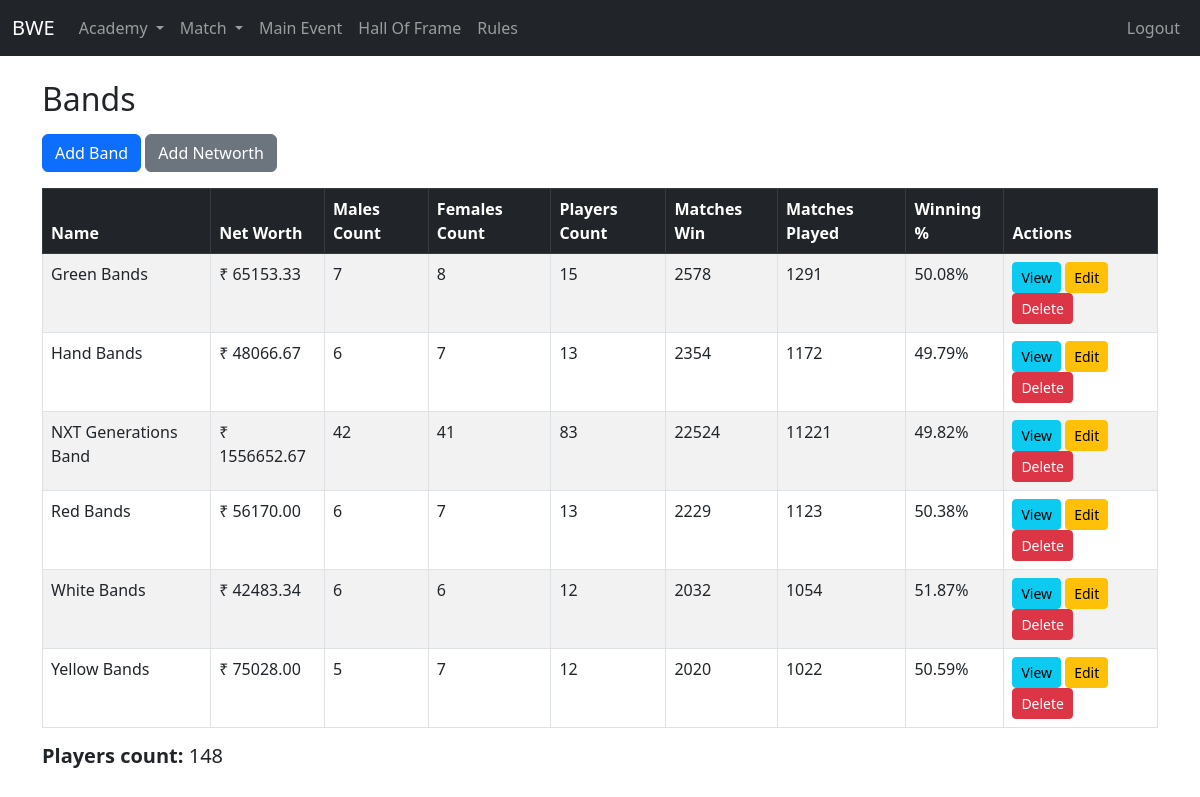
Before: /academy/bands/ (signed in) with the older database file.
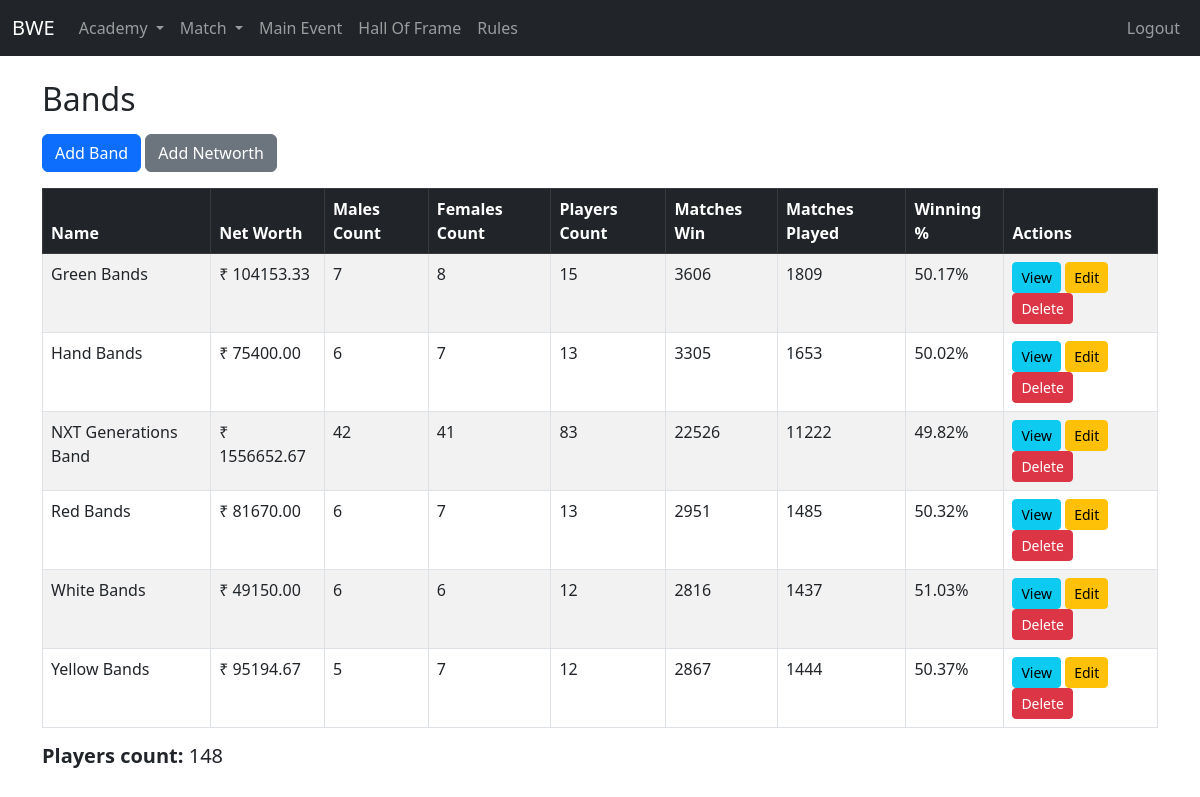
After: the same page with the newer database file.
### academy/models.py (models this page shows, shortened)
class Band(models.Model):
    name = models.CharField(max_length=200)
    networth = models.FloatField(default=0)
    image_url = models.CharField(max_length=120, null=True, blank=True)
    emoji = models.CharField(max_length=5, null=True, blank=True)
    @property
    def men_count(self):
        return self.player_band.filter(gender='Male').count()
    @property
    def women_count(self):
        return self.player_band.filter(gender='Female').count()
    @property
    def player_count(self):
        return self.player_band.count()
    @property
    def matchesplayed(self):
        return self.player_band.aggregate(total=models.Sum('matchesplayed'))['total'] or 0
    @property
    def wins(self):
        return self.player_band.aggregate(total=models.Sum('wins'))['total'] or 0
    @property
    def winningpercentage(self):
        matches = self.matchesplayed
        wins = self.wins
        return round((wins / matches) * 100, 2) if matches > 0 else 0

### academy/views.py (the view)
# urls.py: path('bands/', views.band_list, name='band-list'),
@login_required
def band_list(request):
    bands = Band.objects.all().order_by('name')
    total_active_players = Player.objects.count()
    return render(request, 'academy/bands/band_list.html', {'bands': bands, 'total_active_players': total_active_players})

### academy/models.py (called while the page is built)
    def get_queryset(self):
        return super().get_queryset().filter(is_active=True)

### templates/academy/bands/band_list.html (shortened to what this page needs)
{% extends 'base.html' %}
{% block content %}
<h2 class="mb-3">Bands</h2>
<a href="{% url 'band-create' %}" class="btn btn-primary mb-3">Add Band</a>
<a href="{% url 'band-add_networth'%}" class="btn btn-secondary mb-3">Add Networth</a>
<div class="table-responsive">
<table class="table table-bordered table-striped">
  <thead class="table-dark">
    <tr>
      <th>Name</th>
      <th>Net Worth</th>
      <th>Males Count</th>
      <th>Females Count</th>
      <th>Players Count</th>
      <th>Matches Win</th>
      <th>Matches Played</th>
      <th>Winning %</th>
      <th>Actions</th>
    </tr>
  </thead>
  <tbody id="table-body">
    {% include "academy/bands/partials/table_body.html" %}
  </tbody>
</table>
<h5><strong>Players count: </strong>{{total_active_players}}</h5>
</div>
{% endblock %}

### templates/academy/bands/partials/table_body.html
{% for band in bands %}
<tr>
  <td>{{ band.name }}</td>
  <td>₹ {{ band.networth|floatformat:2 }}</td>
  <td>{{ band.men_count }}</td>
  <td>{{ band.women_count }}</td>
  <td>{{ band.player_count }}</td>
  <td>{{ band.matchesplayed }}</td>
  <td>{{ band.wins }}</td>
  <td>{{ band.winningpercentage }}%</td>
  <td>
    <a href="{% url 'band-view' band.id %}" class="btn btn-info btn-sm">View</a>
    <a href="{% url 'band-update' band.id %}" class="btn btn-warning btn-sm">Edit</a>
    <a class="btn btn-danger btn-sm"
        hx-get="{% url 'band-delete' band.id %}"
        hx-target="#dialog"
        hx-swap="innerHTML">
    Delete
    </a>
  </td>
</tr>
{% endfor %}

Changed rows visible on the page:
changed Band "Green Bands": networth "65153.33" → "104153.33"; matchesplayed "2578" → "3606"; wins "1291" → "1809"; winningpercentage "50.08" → "50.17"
changed Band "Hand Bands": networth "48066.67" → "75400.00"; matchesplayed "2354" → "3305"; wins "1172" → "1653"; winningpercentage "49.79" → "50.02"
computed for Band "NXT Generations Band": matchesplayed "22524" → "22526"; wins "11221" → "11222"
changed Band "Red Bands": networth "56170.00" → "81670.00"; matchesplayed "2229" → "2951"; wins "1123" → "1485"; winningpercentage "50.38" → "50.32"
changed Band "White Bands": networth "42483.34" → "49150.00"; matchesplayed "2032" → "2816"; wins "1054" → "1437"; winningpercentage "51.87" → "51.03"
changed Band "Yellow Bands": networth "75028.00" → "95194.67"; matchesplayed "2020" → "2867"; wins "1022" → "1444"; winningpercentage "50.59" → "50.37"
